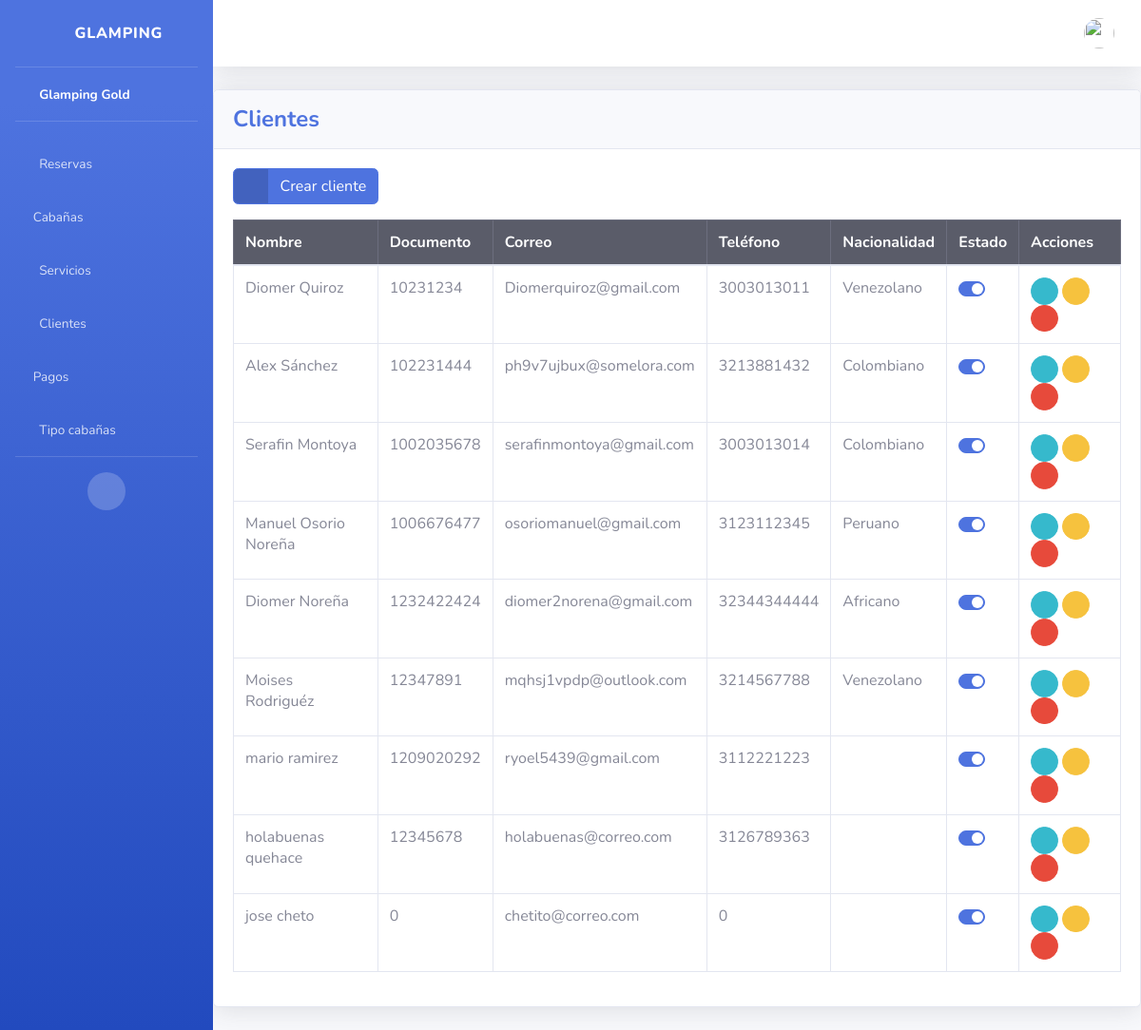
The app's page /clientes/ (signed in) with its own data.
### cliente/models.py (models this page shows, shortened)
class Cliente(models.Model):
    nombre = models.CharField(max_length=255)
    documento = models.IntegerField(unique=True)
    email = models.CharField(max_length=50, unique=True)
    telefone = models.IntegerField(unique=True)
    nacionalidad = models.CharField(max_length=255)
    status = models.BooleanField(default=True)

### cliente/views.py (the view)
# urls.py: path('clientes/', include('cliente.urls')),
@login_required
@user_passes_test(is_admin_or_staff)
def cliente(request):
    cliente_list = Cliente.objects.all()
    return render(request, 'cliente/index.html', {'cliente_list': cliente_list})

### cliente/views.py (called while the page is built)
def is_admin_or_staff(user):
    return user.is_authenticated and (user.is_staff or user.groups.filter(name='Administradores').exists())

### templates/cliente/index.html (shortened to what this page needs)
{% extends 'base.html' %}
{% block content %}
<div class="card shadow mb-4">
    <div class="card-header py-3">
        <h4 class="m-0 font-weight-bold text-primary">Clientes</h4>
    </div>
    <div class="card-body">
        <div class="table-responsive">
            <a href="{% url 'create_cliente' %}" class="btn btn-primary btn-icon-split mb-3">
                <span class="icon text-white-50">
                  <i class="fas fa-plus"></i>
              </span>
              <span class="text">Crear cliente</span>
            </a>
            <table class="table table-bordered" id="dataTable" width="100%" cellspacing="0">
                <thead class="table-dark">
                    <tr>
                        <th>Nombre</th>
                        <th>Documento</th>
                        <th>Correo</th>
                        <th>Teléfono</th>
                        <th>Nacionalidad</th>
                        <th>Estado</th>
                        <th>Acciones</th>
                    </tr>
                </thead>
                <tbody>
                    {% for cliente in cliente_list %}
                    <tr>
                    <td>{{ cliente.nombre }}</td>
                    <td>{{ cliente.documento }}</td>
                    <td>{{ cliente.email }}</td>
                    <td>{{ cliente.telefone }}</td>
                    <td>{{ cliente.nacionalidad }}</td>
                    <td>
                        <form action="{% url 'cliente_status' cliente.id %}" method="POST">
                            <div class="custom-control custom-switch">
                            </div>
                        </form>
                    </td>
                    <td>
                        <a href="" class="btn btn-info btn-circle btn-sm" data-bs-toggle="modal" data-bs-target="#modalId" data-cliente-id="{{ cliente.id }}">
                            <i class="fas fa-info-circle"></i>
                        </a>
                        <a href="{% url 'edit_cliente' cliente.id %}" class="btn btn-warning btn-circle btn-sm">
                            <i class="fas fa-edit"></i>
                        </a>
                        <a href="{% url 'delete_cliente' cliente.id %}" class="deleteBtn btn btn-danger btn-circle btn-sm">
                            <i class="fas fa-trash"></i>
                        </a>
                    </td>
                    </tr>
                    {% endfor %}
                </tbody>
            </table>
        </div>
    </div>
</div>
{%endblock%}

### records on screen
Cliente: nombre "Diomer Quiroz", documento "10231234", email "Diomerquiroz@gmail.com", telefone "3003013011", nacionalidad "Venezolano"
Cliente: nombre "Alex Sánchez", documento "102231444", email "ph9v7ujbux@somelora.com", telefone "3213881432", nacionalidad "Colombiano"
Cliente: nombre "Serafin Montoya", documento "1002035678", email "serafinmontoya@gmail.com", telefone "3003013014", nacionalidad "Colombiano"
Cliente: nombre "Manuel Osorio Noreña", documento "1006676477", email "osoriomanuel@gmail.com", telefone "3123112345", nacionalidad "Peruano"
Cliente: nombre "Diomer Noreña", documento "1232422424", email "diomer2norena@gmail.com", telefone "32344344444", nacionalidad "Africano"
Cliente: nombre "Moises Rodriguéz", documento "12347891", email "mqhsj1vpdp@outlook.com", telefone "3214567788", nacionalidad "Venezolano"
Cliente: nombre "mario ramirez", documento "1209020292", email "ryoel5439@gmail.com", telefone "3112221223"
Cliente: nombre "holabuenas quehace", documento "12345678", email "holabuenas@correo.com", telefone "3126789363"
Cliente: nombre "jose cheto", documento "0", email "chetito@correo.com", telefone "0"
